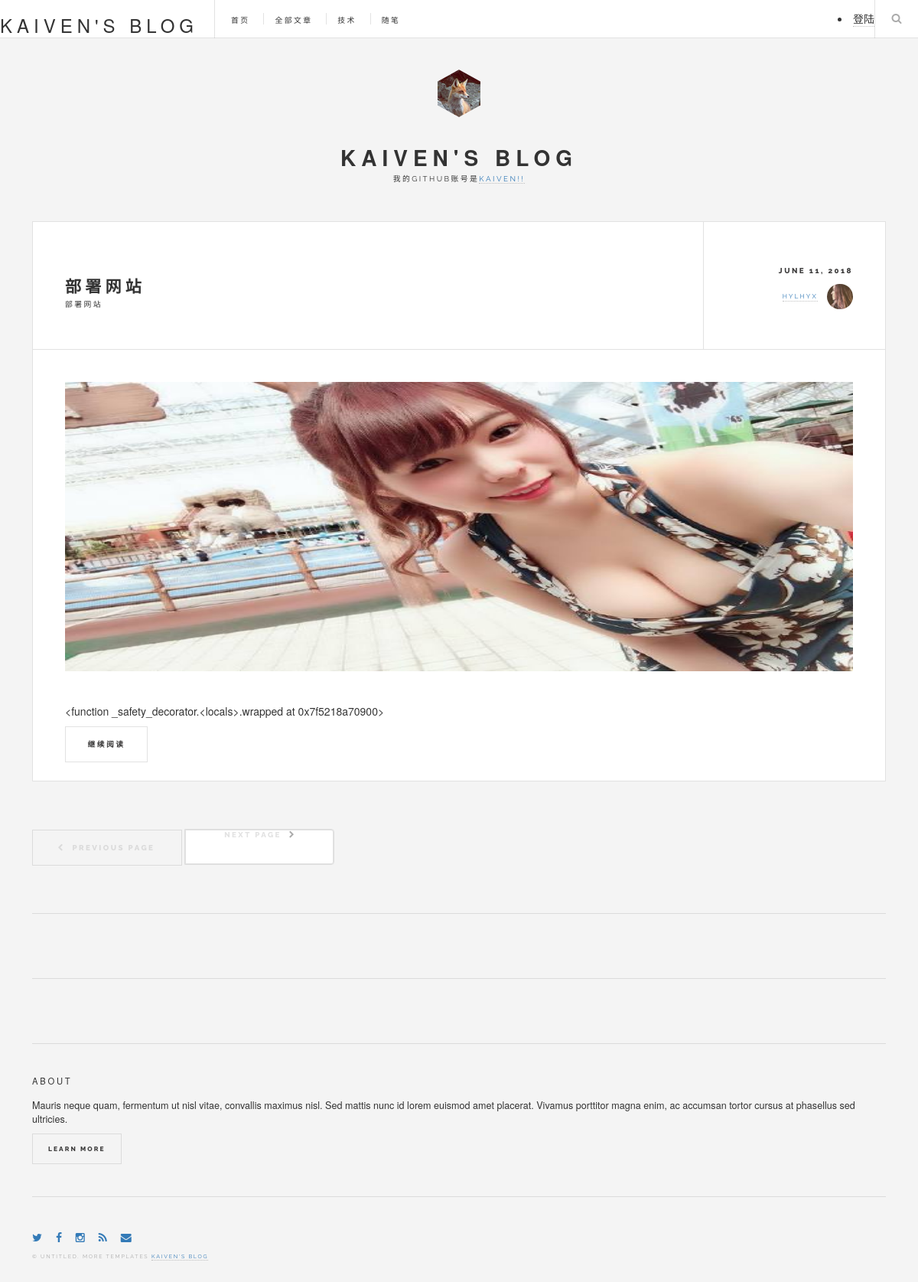
The app's page /index/ with its own data.
### blog/models.py (models this page shows, shortened)
class Artical(models.Model):
    title=models.CharField(max_length=600,unique=True)
    content=RichTextUploadingField(null=True,blank=True)
    time=models.DateTimeField(auto_now_add=True)
    tags=models.ManyToManyField('Tags',)
    author=models.ForeignKey('UserProfile',on_delete=models.CASCADE,null=True)
    views=models.PositiveIntegerField(null=True)
    describe=models.CharField(max_length=128,null=True)
    category=models.ForeignKey('category',null=True,blank=True,on_delete=models.DO_NOTHING)
    class Meta:
        verbose_name="文章表"
        verbose_name_plural="文章表"

class UserProfile(AbstractBaseUser,PermissionsMixin):
    password = models.CharField(('password'), max_length=128,help_text=mark_safe('''<a href="password/">重置密码</a>'''))# 重写继承类的pasword
    name = models.CharField(max_length=32)
    avatar = models.URLField(null=True,blank=True)
    github_id = models.PositiveIntegerField(null=True,unique=True)
    is_active = models.BooleanField(default=True)
    is_admin = models.BooleanField(default=False)
    objects = MyUserManager()
    img_for_user=models.ImageField(upload_to=artical_img_path,null=True,default="/aa.jpg")
    USERNAME_FIELD = 'github_id'
    REQUIRED_FIELDS = ['name'] #just effect when create the super user
    def __str__(self):
         return self.name
    class Meta:
        verbose_name="用户表"
        verbose_name_plural="用户表"

class articalimg(models.Model):
    artical=models.ForeignKey("Artical",on_delete=models.CASCADE)
    imgfile=models.ImageField(upload_to=User_directory_path,null=True)
    title=models.CharField(max_length=64)
    def get_edit_link(self,obj=None):
        print(type(obj), "get_edit_link")
        if self.pk:  # if object has already been saved and has a primary key, show link to it
            url = reverse('admin:%s_%s_change' % (self._meta.app_label, self._meta.model_name), args=[self.pk])
            return mark_safe("""<a href="{url}">{text}</a>""".format(
                url=url,
                text=("Edit this %s separately") % self._meta.verbose_name,
            ))
        return mark_safe("(save and continue editing to create a link)")
    get_edit_link.short_description = ("Edit link")
    get_edit_link.allow_tags = True
    class Meta:
        verbose_name="文章图片"
        verbose_name_plural="文章图片"

### blog/views.py (the view)
# urls.py: path('index/',views.index,name="index_view"),
def index(request):
    if request.method=="GET":
        print("来普通请求了！！！！！！！！！！")
        artical_list=models.Artical.objects.all().order_by("-time")
        if  not cache.get('artical_list'):
            cache.set('artical_list',artical_list)
        paginator=Paginator(artical_list,4)
        page=request.GET.get('page')
        articals=paginator.get_page(page)
    return render(request, "blog/index.html",{'articals':articals})

### blog/templatetags/tags_util.py (called while the page is built)
@register.simple_tag
def cache_content(arg):
    short_discription,last_content=arg.content[:200],arg.content[200:]
    return mark_safe(remove_tags(short_discription)+"{}".format('.'*10))

@register.filter
def tackleimg(item):
    logger.info(item.articalimg_set.all())
    if len(item.articalimg_set.all())>0 :
       logger.info("yes")
       return  True
    else:
        return False

### utils/getlogger.py (called while the page is built)
def checkargs(cls):
    def wrapper(*args,**kwargs):
        if not "stream" in kwargs and not "File" in kwargs:
            kwargs["stream"]=True
        if "stream" in kwargs and kwargs['stream']:
            if "File" in kwargs:
                kwargs.pop('File')
            if 'path' in kwargs:
                kwargs.pop('path')
        else:
            if not "File" in kwargs or not "path" in kwargs:
                raise ValueError("Lack Arguments of  %s or %s "%("path",'File'))
        return  cls(*args,**kwargs)
    return  wrapper

    def parse_args(self):
        if self.stream:
            self.handler=logging.StreamHandler()
        else:
            self.handler=logging.FileHandler(self.path)
        self.get_instance()

    def get_instance(self):
        self.logger.setLevel(self.level)
        self.handler.setLevel(self.level)
        self.handler.setFormatter(self.fmt)
        self.logger.addHandler(self.handler)

    def info(self,msg,*args,**kwargs):
        self.logger.info(msg,*args,**kwargs)

### templates/blog/index.html (shortened to what this page needs)
{% extends "blog/base.html" %}
{% load tags_util %}
{% block artical %}
{% for item in articals %}
<article class="post">
    <header>
        <div class="title">
            <h2><a href="{% url "detail_artical" item.id %}" target="_blank">{{ item.title }}</a></h2>
            <p>{{ item.describe }}</p>
        </div>
        <div class="meta">
            <time class="published" datetime="{{ item.time }}">{{ item.time|date }}</time>
            <a href="#" class="author"><span class="name">{{ item.author }}</span><img src="/static/images/avatar.jpg" alt="" /></a>
        </div>
    </header>
    {% if item|tackleimg  %}
        <a href="{% url "detail_artical" item.id %}" target="_blank" class="image featured"><img src="{{item.articalimg_set.first.imgfile.url}}" alt="" height="378px" width="931px"/></a>
    {% endif %}
    <p id="short_content{{ item.id }}">{% cache_content item %}</p>
    <footer>
        <ul class="actions">
            <li><a id="{{ item.id }}" href="javascript:void(0)" class="button continue big" >继续阅读</a></li>
        </ul>
    </footer>
</article>
{% endfor %}
    <ul class="actions pagination">
        {% if articals.has_previous %}
            <li><a href="?page={{ articals.previous_page_number }}" class=" button big previous">previous</a></li>
        {% else %}
            <a href="#" class="disabled button big previous">Previous Page</a>
        {% endif %}
        {% if articals.has_next %}
                <li><a href="?page={{ articals.next_page_number }}" class="button big next">Next Page</a></li>
            {% else %}
            <li><a href="#" class="disabled button big next">Next Page</a></li>
        {% endif %}
    </ul>
{% endblock %}

### templates/blog/base.html (shortened to what this page needs)
<!DOCTYPE HTML>
<html>
    <head>
        {% load static %}
		<link rel="stylesheet" href="{% static 'assets/css/main.css' %}" />
        <link rel="stylesheet" href="{% static 'plugin/bootstrap3/css/bootstrap.css' %}">
    </head>
	<body>
			<div id="wrapper" style="background-color: #f4f4f4">
					<header id="header" style="height: 50px;">
						<h3><a href="javascript:void(0)">KAIVEN'S BLOG</a></h3>
						<nav class="links">
							<ul>
								<li><a href="{% url "index_view" %}">首页</a></li>
								<li><a href="{% url "all_artical" %}">全部文章</a></li>
								<li><a href="{% url "technology" %}">技术</a></li>
								<li><a href="{% url "essay" %}">随笔</a></li>
							</ul>
                        </nav>
                                  {% if request.user.pk %}
                                      <li style="list-style:none"><a >
                                          <img src="{{ request.user.avatar }}"  height="25px" width="25px" />{{ request.user }}</a>
</li>
                                {% else %}
								<li>
									<a class="login" href="/">登陆</a>
								</li>
                                 {% endif %}
						<nav class="main">
							<ul style="text-align: center;">
								<li class="search">
									<a class="fa-search" href="#search">Search</a>
								</li>
							</ul>
						</nav>
					</header>
                        {% block body %}
					<div id="main">
                        {% block artical %}{% endblock %}
					</div>
                    {% block sidebar %}
					<section id="sidebar">
							<section id="intro">
								<a href="#" class="logo"><img src="/static/images/logo.jpg" alt="" /></a>
								<header>
									<h2>KAIVEN's BLOG</h2>
									<p>我的GITHUB账号是<a href="https://github.com/kaiven11/" target="_blank">KAIVEN!!</a></p>
								</header>
							</section>
							<section>
							</section>
							<section class="blurb">
								<h2>About</h2>
								<p>Mauris neque quam, fermentum ut nisl vitae, convallis maximus nisl. Sed mattis nunc id lorem euismod amet placerat. Vivamus porttitor magna enim, ac accumsan tortor cursus at phasellus sed ultricies.</p>
								<ul class="actions">
									<li><a href="#" class="button">Learn More</a></li>
								</ul>
							</section>
							<section id="footer">
								<ul class="icons">
									<li><a href="#" class="fa-twitter"><span class="label">Twitter</span></a></li>
									<li><a href="#" class="fa-facebook"><span class="label">Facebook</span></a></li>
									<li><a href="#" class="fa-instagram"><span class="label">Instagram</span></a></li>
									<li><a href="#" class="fa-rss"><span class="label">RSS</span></a></li>
									<li><a href="#" class="fa-envelope"><span class="label">Email</span></a></li>
								</ul>
								<p class="copyright">&copy; Untitled. More Templates <a href="http://www.hylhyx.top/" target="_blank" title="KAIVEN">KAIVEN'S BLOG</a></p>
							</section>
					</section>
                    {% endblock %}
			</div>
            {% endblock %}
	</body>
</html>

### templates/blog/miniartical.html (shortened to what this page needs)
{% load cache %}

### records on screen
Artical: title "部署网站", describe "部署网站", time "JUNE 11, 2018", author "HYLHYX", articalimg_set.first.imgfile (picture), content "<function _safety_decorator.<locals>.wrapped at 0x7f5218a70900>"
